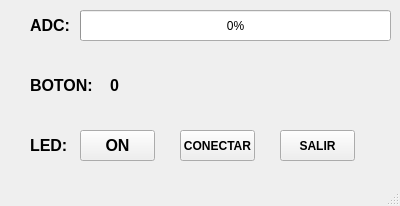
<?xml version="1.0" encoding="UTF-8"?>
<ui version="4.0">
 <class>MainWindow</class>
 <widget class="QMainWindow" name="MainWindow">
  <property name="geometry">
   <rect>
    <x>0</x>
    <y>0</y>
    <width>400</width>
    <height>206</height>
   </rect>
  </property>
  <property name="windowTitle">
   <string>MainWindow</string>
  </property>
  <widget class="QWidget" name="centralwidget">
   <widget class="QPushButton" name="cmdSalir">
    <property name="geometry">
     <rect>
      <x>280</x>
      <y>130</y>
      <width>75</width>
      <height>31</height>
     </rect>
    </property>
    <property name="font">
     <font>
      <bold>true</bold>
     </font>
    </property>
    <property name="text">
     <string>SALIR</string>
    </property>
   </widget>
   <widget class="QLabel" name="label">
    <property name="geometry">
     <rect>
      <x>30</x>
      <y>10</y>
      <width>51</width>
      <height>31</height>
     </rect>
    </property>
    <property name="font">
     <font>
      <pointsize>12</pointsize>
      <bold>true</bold>
     </font>
    </property>
    <property name="text">
     <string>ADC:</string>
    </property>
   </widget>
   <widget class="QPushButton" name="btnLed">
    <property name="geometry">
     <rect>
      <x>80</x>
      <y>130</y>
      <width>75</width>
      <height>31</height>
     </rect>
    </property>
    <property name="font">
     <font>
      <pointsize>12</pointsize>
      <bold>true</bold>
     </font>
    </property>
    <property name="text">
     <string>ON</string>
    </property>
   </widget>
   <widget class="QLabel" name="label_2">
    <property name="geometry">
     <rect>
      <x>30</x>
      <y>70</y>
      <width>71</width>
      <height>31</height>
     </rect>
    </property>
    <property name="font">
     <font>
      <pointsize>12</pointsize>
      <bold>true</bold>
     </font>
    </property>
    <property name="text">
     <string>BOTON:</string>
    </property>
   </widget>
   <widget class="QLabel" name="label_3">
    <property name="geometry">
     <rect>
      <x>30</x>
      <y>130</y>
      <width>47</width>
      <height>31</height>
     </rect>
    </property>
    <property name="font">
     <font>
      <pointsize>12</pointsize>
      <bold>true</bold>
     </font>
    </property>
    <property name="text">
     <string>LED:</string>
    </property>
   </widget>
   <widget class="QLabel" name="lblBoton">
    <property name="geometry">
     <rect>
      <x>110</x>
      <y>70</y>
      <width>31</width>
      <height>31</height>
     </rect>
    </property>
    <property name="font">
     <font>
      <pointsize>12</pointsize>
      <bold>true</bold>
     </font>
    </property>
    <property name="text">
     <string>0</string>
    </property>
   </widget>
   <widget class="QProgressBar" name="barAdc">
    <property name="geometry">
     <rect>
      <x>80</x>
      <y>10</y>
      <width>311</width>
      <height>31</height>
     </rect>
    </property>
    <property name="maximum">
     <number>4095</number>
    </property>
    <property name="value">
     <number>0</number>
    </property>
   </widget>
   <widget class="QPushButton" name="cmdConectar">
    <property name="geometry">
     <rect>
      <x>180</x>
      <y>130</y>
      <width>75</width>
      <height>31</height>
     </rect>
    </property>
    <property name="font">
     <font>
      <bold>true</bold>
     </font>
    </property>
    <property name="text">
     <string>CONECTAR</string>
    </property>
   </widget>
  </widget>
  <widget class="QMenuBar" name="menubar">
   <property name="geometry">
    <rect>
     <x>0</x>
     <y>0</y>
     <width>400</width>
     <height>22</height>
    </rect>
   </property>
  </widget>
  <widget class="QStatusBar" name="statusbar"/>
 </widget>
 <resources/>
 <connections/>
</ui>
